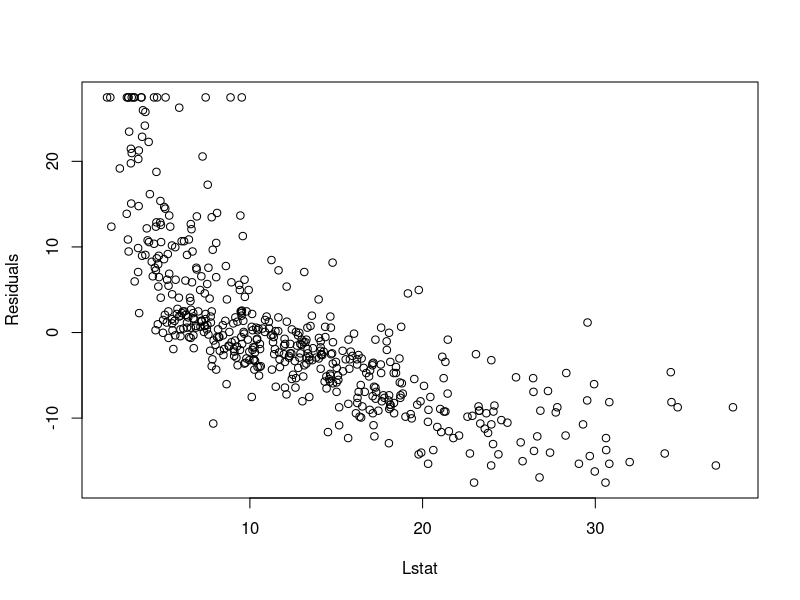

Source code (R):
library("MASS")
library("nnet")
# run several times
model <- nnet(medv~lstat+rm, data=Boston, size=5,
              linout=T, maxit=1000)
summary(model)
plot(Boston$lstat, residuals(model),
     xlab="Lstat", ylab="Residuals")
